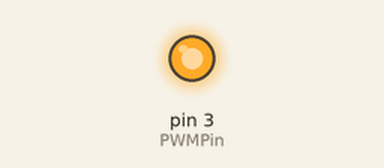
Simulated run of this sketch. Board: Arduino Uno, built with avr-gcc and run on an emulated ATmega328P. Parts: output pins drawn as LEDs (lit = HIGH).

Above: at 0.05 s.
At 10.0 s:
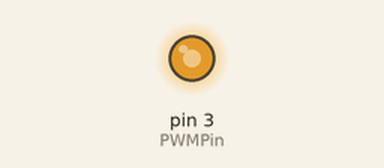
Timing chart, 0 to 13.0 s (numbered marks = the images above):
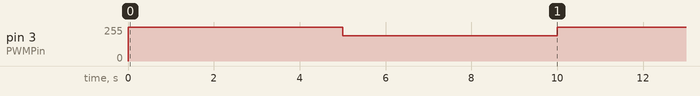

The sketch:

pc_fan3.ino
```cpp
/*
 *  Adapted from code here:
 *  http://forum.arduino.cc/index.php?topic=160353.msg1201754#msg1201754
 *
 *  The fan we're using goes between ~600 and ~1800 RPM for reference.
 *  Below about 30% duty cycle you don't see much difference in the lower
 *  speed.
 *
 *  The 4 pin PC fan has these connections:
 *
 *     Pin Name    Color1  Color2
 *      1  GND     black   black
 *      2  +12VDC  red     yellow
 *      3  Sense   yellow  green
 *      4  Control blue    blue
 *
 *  To connect you will need the GND wire connected to both the arduino
 *  GND and to the +12VDC power GND.  Then connect the +12VDC power wire
 *  to the power source, which should turn on the fan (if your source is
 *  plugged in).
 *
 *  For sensing plug the Sense wire into digital pin 11 on the arduino.
 *
 *  For control plug the Control wire into digital pin 3 on the arduino.
 *
 *  For more information: http://www.allpinouts.org/index.php/Motherboard_%28CPU%29_4_Pin_Fan
 */

const int SensePin = 11;  // Sense   Pin 3 from fan
const int PWMPin   =  3;  // Control Pin 4 from fan
const int TOP      = 79;
int fanspeed       = 100;

void setup() {

  // pull up internal resistor on sense pin
  pinMode(SensePin, INPUT);
  digitalWrite(SensePin, HIGH);

  // generate 25kHz PWM pulse rate on control pin
  pinMode(PWMPin, OUTPUT);

  // Set up Fast PWM on Pin 3
  TCCR2A = 0x23; //0x23 COM2B1, WGM21, WGM20

  // Set prescaler to 8, dictating TOP OCR2A of 79
  // 16MHz / (prescaler * (TOP+1)) = 25KHz, solve for TOP
  TCCR2B = 0x0C; //0x0A WGM21, prescaler = /8

  // Set TOP and initialize duty cycle to zero(0)
  OCR2A = TOP; // 79 TOP DO NOT CHANGE, SETS PWM PULSE RATE
  OCR2B = TOP; // Set the duty cycle for Pin 3 (0-79)
              // generates 1 500nS pulse even when 0 because it is a fan

  setFan(fanspeed);
}

void loop() {
  setFan(100);
  delay(5000);
  setFan(75);
  delay(5000);
}

/*
 * Set the fan speed to value between 0 and 100
 */
void setFan(int speed) {
  if (speed < 30) {
    speed = 30;
  } else if (speed > 100) {
    speed = 100;
  }

  OCR2B = (TOP * speed) / 100;

  // Always configure the duty cycle to be between 0 and 79
  if ((unsigned)OCR2B > TOP){
    OCR2B = TOP;
  }
}

/*
 *  Get the Revolutions per Minute of the Fan
 */
int getRpm() {

  unsigned long duration;
  unsigned int rpm;

  // First get the time for the full revolution in microseconds
  duration = pulseIn(SensePin, HIGH);
  duration += pulseIn(SensePin, LOW);

  rpm = (1000000 * 60) / (duration * 2);
  return rpm;
}
```

Measured:
- by itself, pin 3 (PWMPin): alternates 255/255 for 5.0 s and 190/255 for 5.0 s
